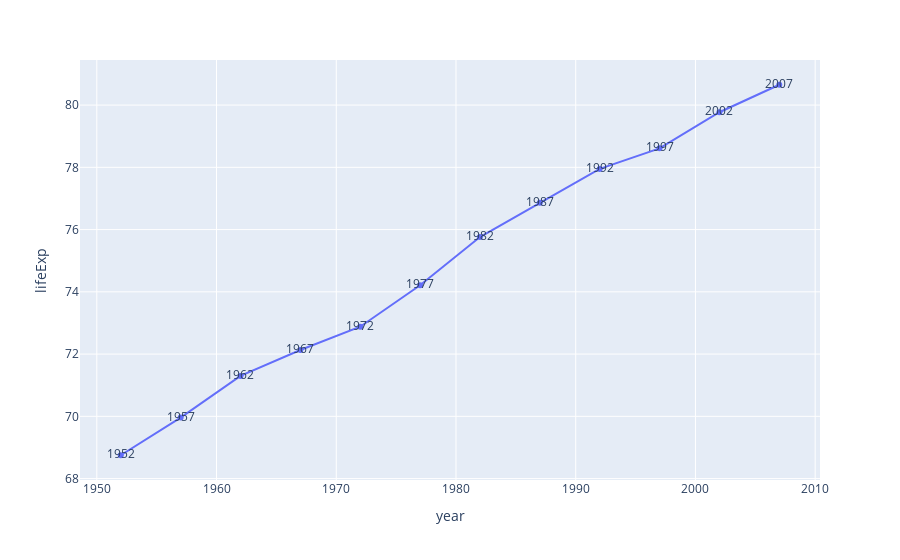

Notebook source saved alongside this figure:
### Code cell
fig = px.line(df, x ='year', y = 'lifeExp', text = 'year' )
fig.show()

### Figure 1 — Plotly figure (JSON) as saved in the notebook; plotly's stock layout.template omitted (floating-point values rounded to 4 significant figures)
{"data": [{"hovertemplate": "year=%{text}<br>lifeExp=%{y}<extra></extra>", "legendgroup": "", "line": {"color": "#636efa", "dash": "solid"}, "marker": {"symbol": "circle"}, "mode": "lines+markers+text", "name": "", "orientation": "v", "showlegend": false, "text": [1952.0, 1957.0, 1962.0, 1967.0, 1972.0, 1977.0, 1982.0, 1987.0, 1992.0, 1997.0, 2002.0, 2007.0], "type": "scatter", "x": [1952, 1957, 1962, 1967, 1972, 1977, 1982, 1987, 1992, 1997, 2002, 2007], "xaxis": "x", "y": [68.75, 69.96, 71.3, 72.13, 72.88, 74.21, 75.76, 76.86, 77.95, 78.61, 79.77, 80.65], "yaxis": "y"}], "layout": {"legend": {"tracegroupgap": 0}, "margin": {"t": 60}, "xaxis": {"anchor": "y", "domain": [0, 1], "title": {"text": "year"}}, "yaxis": {"anchor": "x", "domain": [0, 1], "title": {"text": "lifeExp"}}}}
